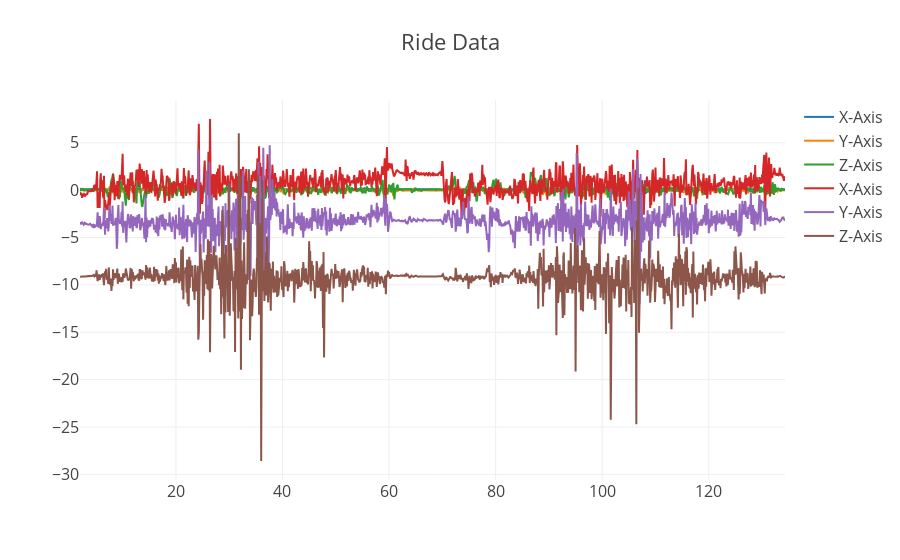

Notebook cell for this chart:
### Code cell
dc.plot_gyro_acc(trial_data)

### Figure 1 — Plotly figure (JSON) as saved in the notebook; plotly's stock layout.template omitted (floating-point values rounded to 4 significant figures; data arrays with more than 128 entries replaced by an {"elided": "..."} marker saying what was removed)
{"data": [{"name": "X-Axis", "type": "scatter", "x": {"elided": "1324 float values"}, "y": {"elided": "1324 float values"}}, {"name": "Y-Axis", "type": "scatter", "x": {"elided": "1324 float values"}, "y": {"elided": "1324 float values"}}, {"name": "Z-Axis", "type": "scatter", "x": {"elided": "1324 float values"}, "y": {"elided": "1324 float values"}}, {"name": "X-Axis", "type": "scatter", "x": {"elided": "1324 float values"}, "y": {"elided": "1324 float values"}}, {"name": "Y-Axis", "type": "scatter", "x": {"elided": "1324 float values"}, "y": {"elided": "1324 float values"}}, {"name": "Z-Axis", "type": "scatter", "x": {"elided": "1324 float values"}, "y": {"elided": "1324 float values"}}], "layout": {"font": {"size": 16}, "title": "Ride Data"}}
